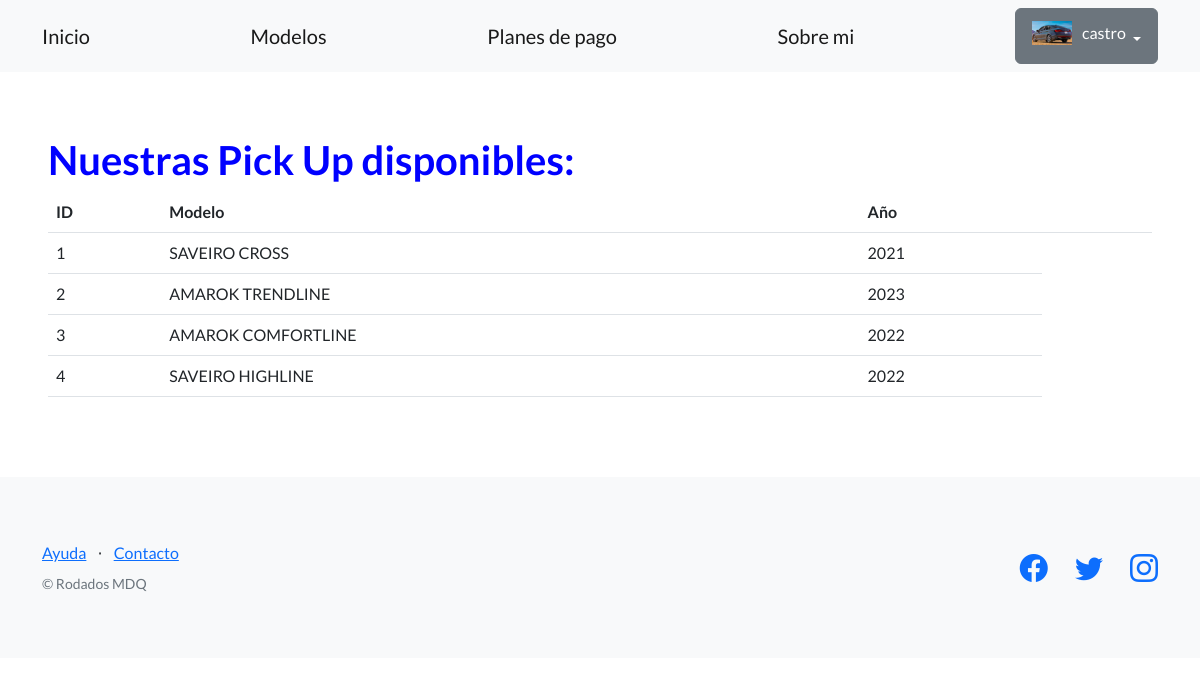
The page /pages/pickup/ (signed in) on the database its author committed.
### perfiles/models.py (models this page shows, shortened)
class Avatar(models.Model):
    user = models.OneToOneField(User, on_delete=models.CASCADE, null=True)
    imagen = models.ImageField(upload_to='avatares', null=True, blank=True)

### blog_rodados/models.py (models this page shows, shortened)
class PickUp(models.Model):
    marca = models.CharField(max_length=32)
    modelo = models.CharField(max_length=32)
    anio = models.IntegerField()

### blog_rodados/views.py (the view)
# urls.py: path("pickup/", listar_pickup, name="auto_pickup"),
def listar_pickup(request):
    contexto = {
        "pickup": PickUp.objects.all(),
    }
    http_response = render(
        request=request,
        template_name='blog_rodados/lista_pickup.html',
        context=contexto,
    )
    return http_response

### blog_rodados/templates/blog_rodados/lista_pickup.html (shortened to what this page needs)
{% extends "base.html" %}
{% block contenido %}
<h1 style="color:blue;">
    Nuestras Pick Up disponibles:
</h1>
<table class="table">
    <tbody>
      <tr>
        <th>ID</th>
        <th>Modelo</th>
        <th>Año</th>
        <th></th>
        <th></th>
      </tr>
      {% for pickups in pickup %}
      <tr>
        <td>{{ pickups.id }}</td>
        <td>{{ pickups.modelo }}</td>
        <td>{{ pickups.anio }}</td>
      </tr>
      {% endfor %}
    </tbody>
  </table>
  {% endblock contenido %}

### templates_base/base.html (shortened to what this page needs)
{% load static %}
<!DOCTYPE html>
<html lang="en">
    <head>
        <link href="https://cdn.jsdelivr.net/npm/bootstrap-icons@1.5.0/font/bootstrap-icons.css" rel="stylesheet" type="text/css" />
        <link href="{% static 'css/styles.css' %}" rel="stylesheet" />
    </head>
    <body>
        <nav class="navbar navbar-light bg-light static-top">
            <div class="container">
                <a class="navbar-brand" href="{% url 'inicio' %}">Inicio</a>
                <a class="navbar-brand" href="{% url 'lista_modelos' %}">Modelos</a>
                <a class="navbar-brand" href="{% url 'pagos' %}">Planes de pago</a>
                <a class="navbar-brand" href="{% url 'about' %}">Sobre mi</a>
                {% if user.is_authenticated %}
                <div class="dropdown">
                    <button class="btn btn-secondary dropdown-toggle" type="button" id="dropdownMenuButton1" data-bs-toggle="dropdown" aria-expanded="false">
                        <div style="display: inline-flex;">
                            <img src="{{user.avatar.imagen.url}}" style="max-width:40px;margin-right: 10px;">
                            <span>{{ user.username }}</span>
                        </div>
                    </button>
                </div>
                {% else %}
                <a class="btn btn-primary" href="{% url 'login' %}">Iniciar sesión</a>
                {% endif %}
            </div>
        </nav>
        <section style="padding:4rem 3rem;">
            {% block contenido %}
            {% endblock contenido %}
        </section>
        <footer class="footer bg-light">
            <div class="container">
                <div class="row">
                    <div class="col-lg-6 h-100 text-center text-lg-start my-auto">
                        <ul class="list-inline mb-2">
                            <li class="list-inline-item"><a href="#!">Ayuda</a></li>
                            <li class="list-inline-item">⋅</li>
                            <li class="list-inline-item"><a href="#!">Contacto</a></li>
                        </ul>
                        <p class="text-muted small mb-4 mb-lg-0">&copy; Rodados MDQ</p>
                    </div>
                    <div class="col-lg-6 h-100 text-center text-lg-end my-auto">
                        <ul class="list-inline mb-0">
                            <li class="list-inline-item me-4">
                                <a href="https://www.facebook.com/Coderhouse/"><i class="bi-facebook fs-3"></i></a>
                            </li>
                            <li class="list-inline-item me-4">
                                <a href="https://twitter.com/coderhouse"><i class="bi-twitter fs-3"></i></a>
                            </li>
                            <li class="list-inline-item">
                                <a href="https://www.instagram.com/coderhouse"><i class="bi-instagram fs-3"></i></a>
                            </li>
                        </ul>
                    </div>
                </div>
            </div>
        </footer>
    </body>
</html>

### rows shown on the page
PickUp: id "1", modelo "SAVEIRO CROSS", anio "2021"
PickUp: id "2", modelo "AMAROK TRENDLINE", anio "2023"
PickUp: id "3", modelo "AMAROK COMFORTLINE", anio "2022"
PickUp: id "4", modelo "SAVEIRO HIGHLINE", anio "2022"

### other values the page prints
{{ user.username }} "castro"
